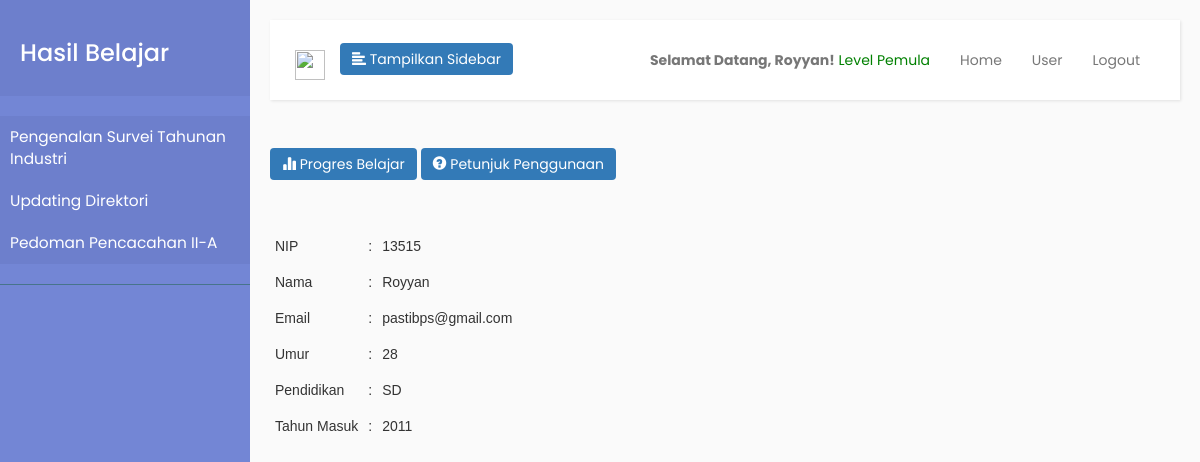
The app's page /profile.php (signed in) with its own data.
### tables this page shows
CREATE TABLE `materi` (
  `id_konsep` varchar(2) NOT NULL,
  `judul_konsep` varchar(256) NOT NULL,
  `id_topik` varchar(4) NOT NULL,
  `judul_topik` varchar(256) NOT NULL,
  `id` int(11) NOT NULL,
  `video_url` varchar(256) NOT NULL
);

CREATE TABLE `users` (
  `id` int(11) NOT NULL,
  `nip` varchar(5) NOT NULL,
  `nama` varchar(256) NOT NULL,
  `password` varchar(256) NOT NULL,
  `tanggal_lahir` date NOT NULL,
  `pendidikan` varchar(256) NOT NULL,
  `tahun_masuk` year(4) NOT NULL,
  `email` varchar(256) NOT NULL,
  `pengalaman_survei` varchar(256) NOT NULL,
  `pengalaman_SIBS` varchar(256) NOT NULL,
  `level_kemampuan` varchar(256) NOT NULL,
  `konsep_terakhir` varchar(256) NOT NULL,
  `topik_terakhir` varchar(256) NOT NULL,
  `jenis_kelamin` varchar(1) NOT NULL,
  `umur` int(11) NOT NULL,
  `masa_kerja` int(11) NOT NULL
);

### profile.php (the view, shortened to what this page needs)
<?php
    require('blog_connect.php');
    $id_siswa = $_SESSION['nip'];
    $query = "SELECT nama, email, tanggal_lahir, pendidikan, tahun_masuk FROM users WHERE nip = $id_siswa";
    $result = $con->query($query);
    $row = $result->fetch(PDO::FETCH_NUM);
    $nama = $row[0];
    $email = $row[1];
    $pendidikan = $row[3];
    $tahun_masuk = $row[4];
    $birth = new DateTime($row[2]);
    $today = new DateTime();
    $diff = $birth->diff($today);
    $umur = $diff->format('%y');
?>
<html !DOCTYPE>
    <?php require('head.php'); ?>
    <body>
    <div class="wrapper">
        <?php
            include('sidebar_singkat.php');
        ?>
        <div id="content" class="container">
            <?php
                include('navbar.php');
            ?>
            <a href="progress.php">
            <button type="button" id="sidebarCollapse" class="btn btn-primary navbar-btn">
                <i class="glyphicon glyphicon-stats"></i>
                <span>Progres Belajar</span>
            </button>
            </a>
            <a href="petunjuk.php">
            <button type="button" id="sidebarCollapse" class="btn btn-primary navbar-btn">
                <i class="glyphicon glyphicon-question-sign"></i>
                <span>Petunjuk Penggunaan</span>
            </button>
            </a>
            <br />
            <br />
            <br />
            <table class="tg">
            <tr>
                <th class="tg-us36">NIP</th>
                <th class="tg-us36">:</th>
                <th class="tg-us36"><?= $id_siswa ?></th>
            </tr>
            <tr>
                <td class="tg-us36">Nama</td>
                <td class="tg-us36">:</td>
                <td class="tg-us36"><?= $nama ?></td>
            </tr>
            <tr>
                <td class="tg-us36">Email</td>
                <td class="tg-us36">:</td>
                <td class="tg-us36"><?= $email ?></td>
            </tr>
            <tr>
                <td class="tg-yw4l">Umur</td>
                <td class="tg-yw4l">:</td>
                <td class="tg-yw4l"><?= (string) $umur ?></td>
            </tr>
            <tr>
                <td class="tg-yw4l">Pendidikan</td>
                <td class="tg-yw4l">:</td>
                <td class="tg-yw4l"><?= $pendidikan ?></td>
            </tr>
            <tr>
                <td class="tg-yw4l">Tahun Masuk</td>
                <td class="tg-yw4l">:</td>
                <td class="tg-yw4l"><?= $tahun_masuk ?></td>
            </tr>
            </table>
        </div>
    </div>
    </body>
</html>

### sidebar_singkat.php (shortened to what this page needs)
<nav id="sidebar">
    <div class="sidebar-header">
        <h3>Hasil Belajar</h3>
    </div>
    <ul class="list-unstyled components">
        <?php
            $query = "SELECT id_konsep, judul_konsep, id_topik, judul_topik FROM materi";
            $result = $con->query($query);
            $row = $result->fetch(PDO::FETCH_NUM);
            $crnt_judul = $row[1];
            $konsep_pilih = 1;
            echo('
                <li class="active">
                            <a href="hasil_belajar.php?konsep_aktif=0'.$konsep_pilih.'&topik_aktif=0'.$konsep_pilih.'">'.$crnt_judul.'</a>
            ');
            while($row = $result->fetch(PDO::FETCH_NUM)) {
                if ($row[1] != $crnt_judul)
                {
                    $crnt_judul = $row[1];
                    $konsep_pilih++;
                    echo (
                            '</li>
                        <li class="active">
                            <a href="hasil_belajar.php?konsep_aktif=0'.$konsep_pilih.'&topik_aktif=0'.$konsep_pilih.'">'.$crnt_judul.'</a>
                    ');
                }
            }
            echo('</li></ul>');
        ?>
</nav>

### css/sidebar.css (style rules this page uses)
body { font-family: 'Poppins', sans-serif; background: #fafafa; }
a, a:hover, a:focus { color: inherit; text-decoration: none; transition: all 0.3s; }
.navbar-btn { box-shadow: none; outline: none !important; border: none; }
.wrapper { display: flex; align-items: stretch; }
#sidebar { min-width: 250px; max-width: 250px; background: #7386D5; color: #fff; transition: all 0.3s; }
#sidebar .sidebar-header { padding: 20px; background: #6d7fcc; }
#sidebar ul.components { padding: 20px 0; border-bottom: 1px solid #47748b; }
#sidebar ul li a { padding: 10px; font-size: 1.1em; display: block; }
#sidebar ul li.active>a, a[aria-expanded="true"] { color: #fff; background: #6d7fcc; }
#content { padding: 20px; min-height: 100vh; transition: all 0.3s; }

### profile.php (style rules this page uses)
.tg { border-collapse:collapse;border-spacing:0; }
.tg td { font-family:Arial, sans-serif;font-size:14px;padding:10px 5px; }
.tg th { font-family:Arial, sans-serif;font-size:14px;font-weight:normal;padding:10px 5px; }
.tg .tg-us36 { border-color:inherit;vertical-align:top }
.tg .tg-yw4l { vertical-align:top }

### records on screen
materi: judul_konsep "Pengenalan Survei Tahunan Industri"
materi: judul_konsep "Updating Direktori"
materi: judul_konsep "Pedoman Pencacahan II-A"
users: nama "Royyan", email "pastibps@gmail.com", pendidikan "SD", tahun_masuk "2011"

### other values on screen
$_SESSION['nama'] "Royyan"
$id_siswa "13515"
